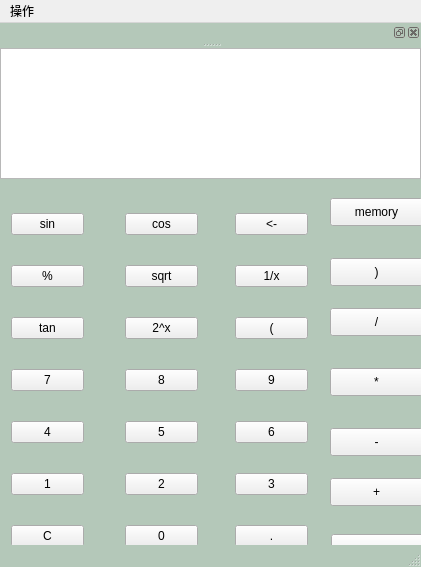
<?xml version="1.0" encoding="UTF-8"?>
<ui version="4.0">
 <class>MainWindow</class>
 <widget class="QMainWindow" name="MainWindow">
  <property name="geometry">
   <rect>
    <x>0</x>
    <y>0</y>
    <width>421</width>
    <height>567</height>
   </rect>
  </property>
  <property name="cursor">
   <cursorShape>OpenHandCursor</cursorShape>
  </property>
  <property name="windowTitle">
   <string>计算器</string>
  </property>
  <property name="styleSheet">
   <string notr="true">QMainWindow{
	background-color: rgb(180, 200, 185);
}</string>
  </property>
  <widget class="QWidget" name="centralWidget">
   <widget class="QTextEdit" name="textEdit">
    <property name="geometry">
     <rect>
      <x>0</x>
      <y>0</y>
      <width>421</width>
      <height>131</height>
     </rect>
    </property>
    <property name="cursor" stdset="0">
     <cursorShape>UpArrowCursor</cursorShape>
    </property>
    <property name="focusPolicy">
     <enum>Qt::NoFocus</enum>
    </property>
   </widget>
   <widget class="QWidget" name="layoutWidget">
    <property name="geometry">
     <rect>
      <x>0</x>
      <y>130</y>
      <width>95</width>
      <height>411</height>
     </rect>
    </property>
    <layout class="QVBoxLayout" name="verticalLayout">
     <item>
      <widget class="QPushButton" name="num_sin">
       <property name="cursor">
        <cursorShape>PointingHandCursor</cursorShape>
       </property>
       <property name="text">
        <string>sin</string>
       </property>
      </widget>
     </item>
     <item>
      <widget class="QPushButton" name="num_yu">
       <property name="cursor">
        <cursorShape>PointingHandCursor</cursorShape>
       </property>
       <property name="text">
        <string>%</string>
       </property>
      </widget>
     </item>
     <item>
      <widget class="QPushButton" name="num_tan">
       <property name="cursor">
        <cursorShape>PointingHandCursor</cursorShape>
       </property>
       <property name="text">
        <string>tan</string>
       </property>
      </widget>
     </item>
     <item>
      <widget class="QPushButton" name="num_7">
       <property name="cursor">
        <cursorShape>PointingHandCursor</cursorShape>
       </property>
       <property name="text">
        <string>7</string>
       </property>
      </widget>
     </item>
     <item>
      <widget class="QPushButton" name="num_4">
       <property name="cursor">
        <cursorShape>PointingHandCursor</cursorShape>
       </property>
       <property name="text">
        <string>4</string>
       </property>
      </widget>
     </item>
     <item>
      <widget class="QPushButton" name="num_1">
       <property name="cursor">
        <cursorShape>PointingHandCursor</cursorShape>
       </property>
       <property name="text">
        <string>1</string>
       </property>
      </widget>
     </item>
     <item>
      <widget class="QPushButton" name="num_c">
       <property name="cursor">
        <cursorShape>PointingHandCursor</cursorShape>
       </property>
       <property name="text">
        <string>C</string>
       </property>
      </widget>
     </item>
    </layout>
   </widget>
   <widget class="QWidget" name="layoutWidget">
    <property name="geometry">
     <rect>
      <x>114</x>
      <y>130</y>
      <width>95</width>
      <height>411</height>
     </rect>
    </property>
    <layout class="QVBoxLayout" name="verticalLayout_2">
     <item>
      <widget class="QPushButton" name="num_cos">
       <property name="cursor">
        <cursorShape>PointingHandCursor</cursorShape>
       </property>
       <property name="text">
        <string>cos</string>
       </property>
      </widget>
     </item>
     <item>
      <widget class="QPushButton" name="num_sqrt">
       <property name="cursor">
        <cursorShape>PointingHandCursor</cursorShape>
       </property>
       <property name="text">
        <string>sqrt</string>
       </property>
      </widget>
     </item>
     <item>
      <widget class="QPushButton" name="num_pow">
       <property name="cursor">
        <cursorShape>PointingHandCursor</cursorShape>
       </property>
       <property name="text">
        <string>2^x</string>
       </property>
      </widget>
     </item>
     <item>
      <widget class="QPushButton" name="num_8">
       <property name="cursor">
        <cursorShape>PointingHandCursor</cursorShape>
       </property>
       <property name="text">
        <string>8</string>
       </property>
      </widget>
     </item>
     <item>
      <widget class="QPushButton" name="num_5">
       <property name="cursor">
        <cursorShape>PointingHandCursor</cursorShape>
       </property>
       <property name="text">
        <string>5</string>
       </property>
      </widget>
     </item>
     <item>
      <widget class="QPushButton" name="num_2">
       <property name="cursor">
        <cursorShape>PointingHandCursor</cursorShape>
       </property>
       <property name="text">
        <string>2</string>
       </property>
      </widget>
     </item>
     <item>
      <widget class="QPushButton" name="num_0">
       <property name="cursor">
        <cursorShape>PointingHandCursor</cursorShape>
       </property>
       <property name="text">
        <string>0</string>
       </property>
      </widget>
     </item>
    </layout>
   </widget>
   <widget class="QWidget" name="layoutWidget">
    <property name="geometry">
     <rect>
      <x>224</x>
      <y>130</y>
      <width>95</width>
      <height>411</height>
     </rect>
    </property>
    <layout class="QVBoxLayout" name="verticalLayout_3">
     <item>
      <widget class="QPushButton" name="num_left">
       <property name="cursor">
        <cursorShape>PointingHandCursor</cursorShape>
       </property>
       <property name="text">
        <string>&lt;-</string>
       </property>
      </widget>
     </item>
     <item>
      <widget class="QPushButton" name="num_fen_x">
       <property name="cursor">
        <cursorShape>PointingHandCursor</cursorShape>
       </property>
       <property name="text">
        <string>1/x</string>
       </property>
      </widget>
     </item>
     <item>
      <widget class="QPushButton" name="num_left_k">
       <property name="cursor">
        <cursorShape>PointingHandCursor</cursorShape>
       </property>
       <property name="text">
        <string>(</string>
       </property>
      </widget>
     </item>
     <item>
      <widget class="QPushButton" name="num_9">
       <property name="cursor">
        <cursorShape>PointingHandCursor</cursorShape>
       </property>
       <property name="text">
        <string>9</string>
       </property>
      </widget>
     </item>
     <item>
      <widget class="QPushButton" name="num_6">
       <property name="cursor">
        <cursorShape>PointingHandCursor</cursorShape>
       </property>
       <property name="text">
        <string>6</string>
       </property>
      </widget>
     </item>
     <item>
      <widget class="QPushButton" name="num_3">
       <property name="cursor">
        <cursorShape>PointingHandCursor</cursorShape>
       </property>
       <property name="text">
        <string>3</string>
       </property>
      </widget>
     </item>
     <item>
      <widget class="QPushButton" name="num_point">
       <property name="cursor">
        <cursorShape>PointingHandCursor</cursorShape>
       </property>
       <property name="text">
        <string>.</string>
       </property>
      </widget>
     </item>
    </layout>
   </widget>
   <widget class="QPushButton" name="me">
    <property name="geometry">
     <rect>
      <x>330</x>
      <y>150</y>
      <width>93</width>
      <height>28</height>
     </rect>
    </property>
    <property name="cursor">
     <cursorShape>PointingHandCursor</cursorShape>
    </property>
    <property name="text">
     <string>memory</string>
    </property>
   </widget>
   <widget class="QPushButton" name="num_right_k">
    <property name="geometry">
     <rect>
      <x>330</x>
      <y>210</y>
      <width>93</width>
      <height>28</height>
     </rect>
    </property>
    <property name="cursor">
     <cursorShape>PointingHandCursor</cursorShape>
    </property>
    <property name="text">
     <string>)</string>
    </property>
   </widget>
   <widget class="QPushButton" name="num_chu">
    <property name="geometry">
     <rect>
      <x>330</x>
      <y>260</y>
      <width>93</width>
      <height>28</height>
     </rect>
    </property>
    <property name="cursor">
     <cursorShape>PointingHandCursor</cursorShape>
    </property>
    <property name="text">
     <string>/</string>
    </property>
   </widget>
   <widget class="QPushButton" name="num_cheng">
    <property name="geometry">
     <rect>
      <x>330</x>
      <y>320</y>
      <width>93</width>
      <height>28</height>
     </rect>
    </property>
    <property name="cursor">
     <cursorShape>PointingHandCursor</cursorShape>
    </property>
    <property name="text">
     <string>*</string>
    </property>
   </widget>
   <widget class="QPushButton" name="num_add">
    <property name="geometry">
     <rect>
      <x>330</x>
      <y>430</y>
      <width>93</width>
      <height>28</height>
     </rect>
    </property>
    <property name="cursor">
     <cursorShape>PointingHandCursor</cursorShape>
    </property>
    <property name="text">
     <string>+</string>
    </property>
   </widget>
   <widget class="QPushButton" name="num_sub">
    <property name="geometry">
     <rect>
      <x>330</x>
      <y>380</y>
      <width>93</width>
      <height>28</height>
     </rect>
    </property>
    <property name="cursor">
     <cursorShape>PointingHandCursor</cursorShape>
    </property>
    <property name="text">
     <string>-</string>
    </property>
   </widget>
   <widget class="QPushButton" name="find">
    <property name="geometry">
     <rect>
      <x>331</x>
      <y>486</y>
      <width>93</width>
      <height>28</height>
     </rect>
    </property>
    <property name="cursor">
     <cursorShape>PointingHandCursor</cursorShape>
    </property>
    <property name="text">
     <string>=</string>
    </property>
   </widget>
  </widget>
  <widget class="QStatusBar" name="statusBar"/>
  <widget class="QMenuBar" name="menuBar">
   <property name="geometry">
    <rect>
     <x>0</x>
     <y>0</y>
     <width>421</width>
     <height>26</height>
    </rect>
   </property>
   <widget class="QMenu" name="menu">
    <property name="title">
     <string>操作</string>
    </property>
    <addaction name="actionCopy"/>
    <addaction name="actionPaste"/>
   </widget>
   <addaction name="menu"/>
  </widget>
  <widget class="QDockWidget" name="dockWidget">
   <property name="enabled">
    <bool>true</bool>
   </property>
   <property name="floating">
    <bool>true</bool>
   </property>
   <attribute name="dockWidgetArea">
    <number>4</number>
   </attribute>
   <widget class="QWidget" name="dockWidgetContents">
    <widget class="QTextEdit" name="textEdit_2">
     <property name="geometry">
      <rect>
       <x>0</x>
       <y>0</y>
       <width>421</width>
       <height>131</height>
      </rect>
     </property>
    </widget>
   </widget>
  </widget>
  <action name="actionCopy">
   <property name="text">
    <string>copy</string>
   </property>
  </action>
  <action name="actionPaste">
   <property name="text">
    <string>paste</string>
   </property>
  </action>
 </widget>
 <layoutdefault spacing="6" margin="11"/>
 <resources/>
 <connections/>
</ui>
